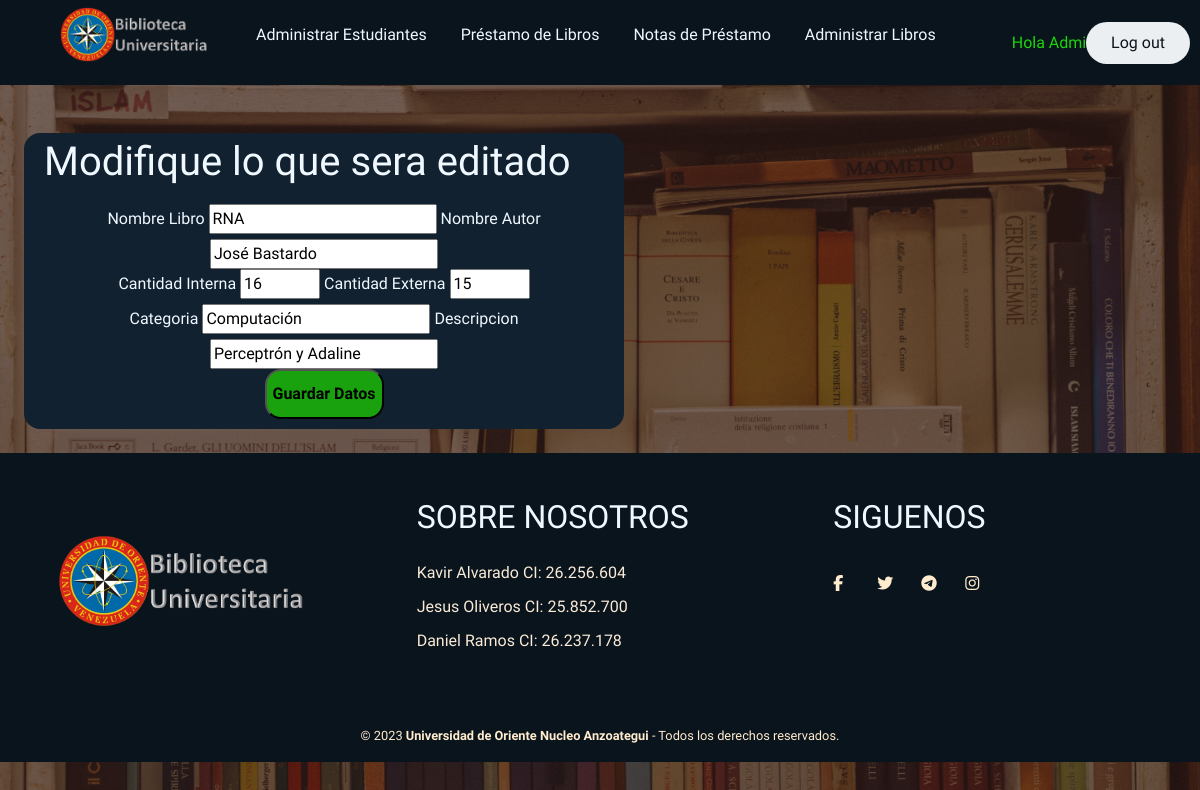
Before: /administrarlibros/editarlibro/86484775/ (signed in) with the older database file.
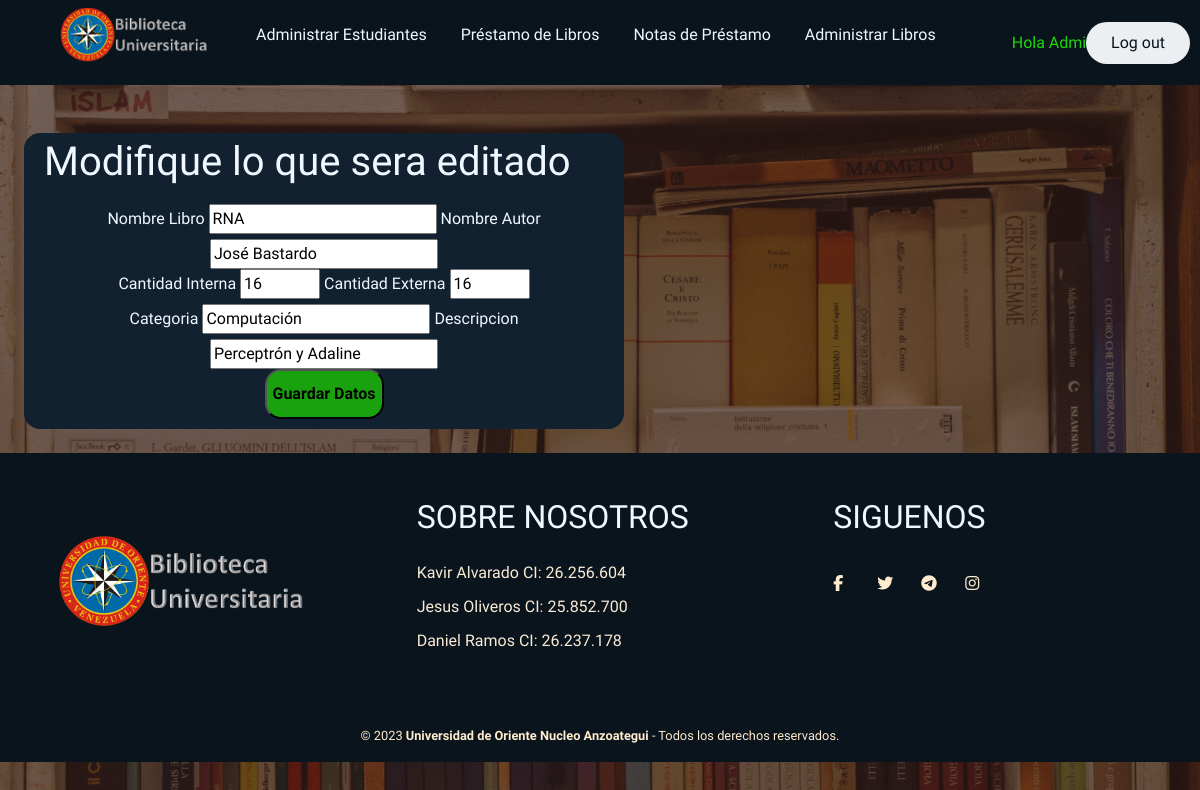
After: the same page with the newer database file.
### AdministrarLibros/models.py (models this page shows, shortened)
class Libro(models.Model):# Tabla con el nombre Libro
    nombre=models.CharField(max_length=50, verbose_name="Nombre del Libro")
    id=models.CharField(max_length=30, verbose_name="Cota del Libro", primary_key=True)
    autor=models.CharField(max_length=50, verbose_name="Autor del libro")
    tipo=models.CharField(max_length=8, choices=Choice_Libro ,verbose_name="Tipo del libro")
    cantidadint=models.PositiveIntegerField(validators=[MinValueValidator(1)], verbose_name="Copias Internas")
    cantidadext=models.PositiveIntegerField(validators=[MinValueValidator(0)], verbose_name="Copias Externas")
    categoria=models.CharField(max_length=20, verbose_name="Categoria del Libro")
    descripcion = models.CharField(max_length=50, verbose_name="Descripcion del Libro")
    fecha=models.DateTimeField(auto_now_add=True, verbose_name="Fecha del Ingreso")
    class Meta:
        verbose_name='libro'
        verbose_name_plural='libros'

### AdministrarLibros/views.py (the view)
# urls.py: path('editarlibro/<str:id>/', views.editar_libros, name='Editarlibro'),
def editar_libros(request, id):
    try:
        Libros = Libro.objects.get(id = id)
        return render(request, "administrarlibros/editarlibro.html", {'libros': Libros})
    except:
        Libros = Libro.objects.all()
        FormLibro = FormularioLibro()
        return render(request, "administrarlibros/administrarlibros.html", {'formL':FormLibro, 'libros': Libros})

### AdministrarLibros/templates/administrarlibros/editarlibro.html (shortened to what this page needs)
{% extends "base/base.html" %}
{% load static %}
{% block content %}
    <link href="{% static 'Biblioteca/bootstrap.min.css' %}" rel="stylesheet">
    <link rel="stylesheet" href="{% static 'Biblioteca/css/StylesBase.css' %}">
    <link rel="stylesheet" href="{% static 'Biblioteca\css\StylesLibros.css' %}">
    <link rel="stylesheet" href="{% static 'Biblioteca\css\StylesTablas.css' %}">
    {% if user.is_authenticated %}
        {% if user.groups.all %}
            {% for group in user.groups.all %}
                {% if group.name == "WorkerTeam" %}
                <div class="opciones">
                    <div class="box">
                        <h1>Necesita ser Administrador para poder utilizar esta funcion</h1>
                    </div>
                {% endif %}
            {% endfor %}
        {% else %}
            <div class="opciones">
                <div class="box">
                    <h1>Modifique lo que sera editado</h1>
                </div>
                <center><form action="{% url 'LibroEditado' libros.id %}" method="post" style="margin: auto; color: aliceblue;">
                <label for="name">Nombre Libro</label>
                <input type="text" name="txtnom" value="{{ libros.nombre }}" placeholder="Nombre de Libro" required />
                <label for="name">Nombre Autor</label>
                <input type="text" name="txtautor" value="{{ libros.autor }}" placeholder="Nombre de Autor" required />
                <br/>
                {% if libros.tipo == 'Libros' %}
                <label for="name">Cantidad Interna</label>
                <input type="number" name="txtcant" value="{{ libros.cantidadint }}" min="1" max="50" placeholder="Precio de Producto" required />
                <label for="name">Cantidad Externa</label>
                <input type="number" name="txtcante" value="{{ libros.cantidadext }}" min="0" max="50" placeholder="Precio de Producto" required />
                <br/>
                {% endif %}
                <label for="name">Categoria</label>
                <input type="text" name="txtcategory" value="{{ libros.categoria }}" placeholder="Categoria" required />
                <label for="name">Descripcion</label>
                <input type="text" name="txtdescrip" value="{{ libros.descripcion }}" placeholder="Descripcion" required />
                <br/>
                <button type="submit" class="ingresar-button"><strong>Guardar Datos</strong></button>
                </form></center>
            </div>
        {% endif %}
    {% else %}
        <div class="opciones">
            <div class="box">
                <h1>Necesita ser Administrador para poder utilizar esta funcion</h1>
            </div>
        </div>
    {% endif %}
{% endblock %}

Changed rows visible on the page:
changed Libro "RNA": txtcante "15" → "16"
